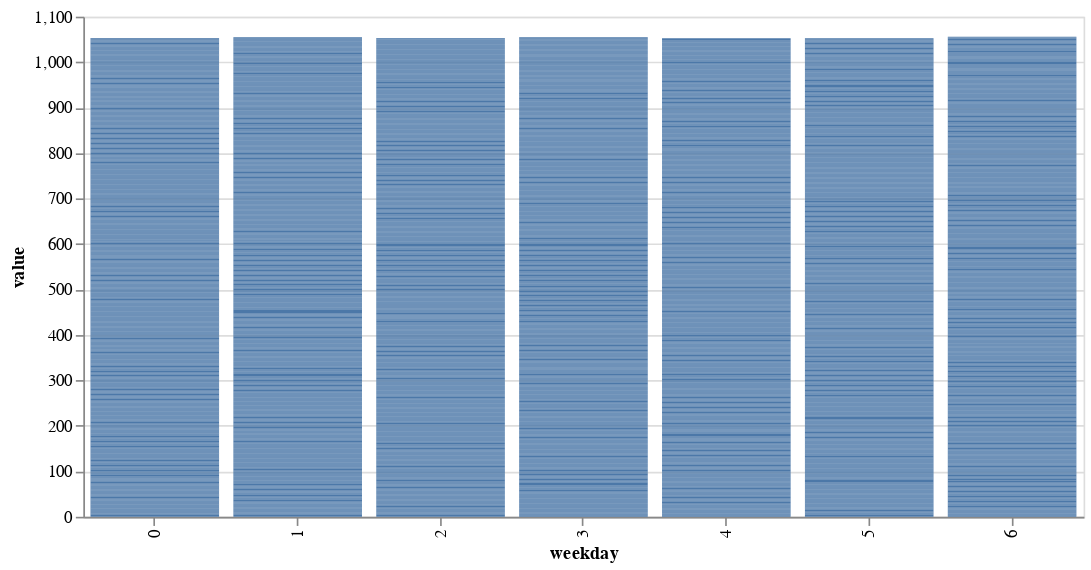

Notebook code for this chart:
### Code cell
alt.Chart(cloudwatch_df).mark_bar().encode(x = 'weekday:O',
                                     y = 'value:Q').properties(width=600)

### Figure 1 — Vega-Lite specification as saved in the notebook (floating-point values rounded to 4 significant figures; data arrays with more than 128 entries replaced by an {"elided": "..."} marker saying what was removed)
{"config": {"view": {"continuousWidth": 400, "continuousHeight": 300}}, "data": {"name": "data-9755bda6d831f8d6f03bc4508f69adcc"}, "mark": "bar", "encoding": {"x": {"type": "ordinal", "field": "weekday"}, "y": {"type": "quantitative", "field": "value"}}, "width": 600, "$schema": "https://vega.github.io/schema/vega-lite/v4.8.1.json", "datasets": {"data-9755bda6d831f8d6f03bc4508f69adcc": {"elided": "4032 records"}}}
